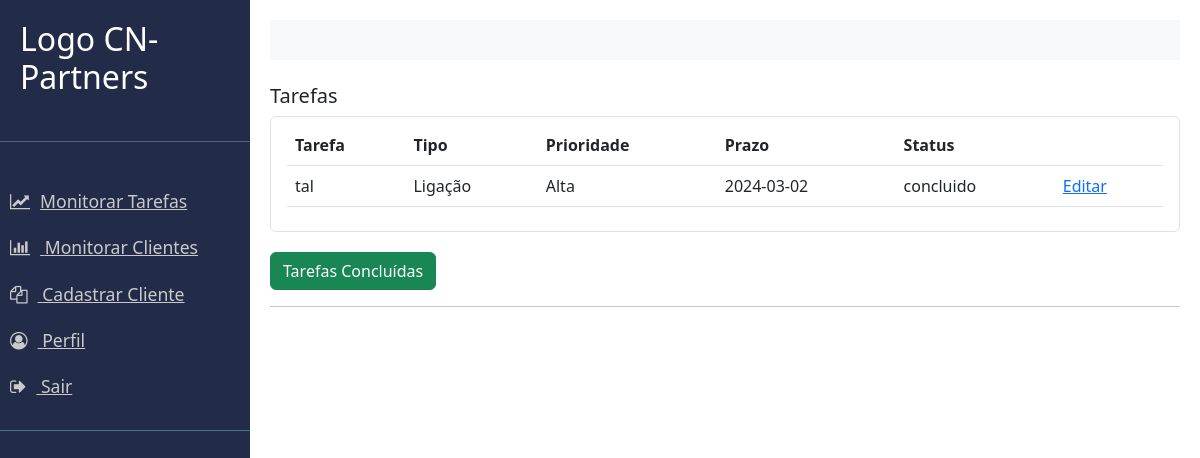
/tarefas_concluidas_mesa/ (signed in), run on the app's committed database.
### app.py (models this page shows)
class Tarefas(db.Model):
    id: Mapped[int] = mapped_column(Integer, primary_key=True)
    cliente_id: Mapped[int] = mapped_column(Integer, nullable=False)
    nome_cliente: Mapped[str] = mapped_column(String(250))
    tarefa: Mapped[str] = mapped_column(String(250))
    tipo: Mapped[str] = mapped_column(String(250))
    prioridade: Mapped[str] = mapped_column(String(250))
    prazo: Mapped[Date] = mapped_column(Date)
    status: Mapped[str] = mapped_column(String(250))
    observacao: Mapped[str] = mapped_column(String(500), nullable=True)
    mesa: Mapped[int] = mapped_column(Integer)

### main.py (the view)
@app.route("/tarefas_concluidas_mesa/")
@login_required
def tarefas_concluidas_mesa():
    tarefas = db.session.execute(db.select(Tarefas).where(Tarefas.mesa == 1, Tarefas.status == 'concluido')).scalars()
    return render_template('tarefas_concluidas_mesa.html', tarefas=tarefas)

### main.py (called while the page is built)
@login_manager.user_loader
def load_user(user_id):
    return db.get_or_404(User, user_id)

@app.before_request
def make_session_permanet():
    session.permanent = True
    app.permanet_session_lifetime = timedelta(minutes=20)

### templates/tarefas_concluidas_mesa.html (shortened to what this page needs)
{% extends "base.html"%}
{% block content%}
<br>
<div class="" id="">
    <h5>Tarefas</h5>
    <ul class="list-group">
        <li class="list-group-item">
            <table class="table ">
                <thead>
                    <tr>
                        <th>Tarefa</th>
                        <th>Tipo</th>
                        <th>Prioridade</th>
                        <th>Prazo</th>
                        <th>Status</th>
                        <th></th>
                    </tr>
                </thead>
                <tbody>
                    {% for tarefa in tarefas %}
                    <tr>
                        <td>{{ tarefa.tarefa }}</td>
                        <td>{{ tarefa.tipo }}</td>
                        <td>{{ tarefa.prioridade }}</td>
                        <td>{{ tarefa.prazo }}</td>
                        <td>{{ tarefa.status }}</td>
                        <td><a href="{{url_for('editar_tarefa', id=tarefa.id)}}">Editar</a></td>
                    </tr>
                    {% endfor %}
                </tbody>
            </table>
        </li>
    </ul>
    <div style="margin-top: 20px;">
       <a href="{{ url_for('tarefas_concluidas_mesa') }}" class="btn btn-success">Tarefas Concluídas</a>
    </div>
    <hr>
    <br>
</div>
{%endblock%}

### data on the page
Tarefas: tarefa "tal", tipo "Ligação", prioridade "Alta", prazo "2024-03-02", status "concluido"
